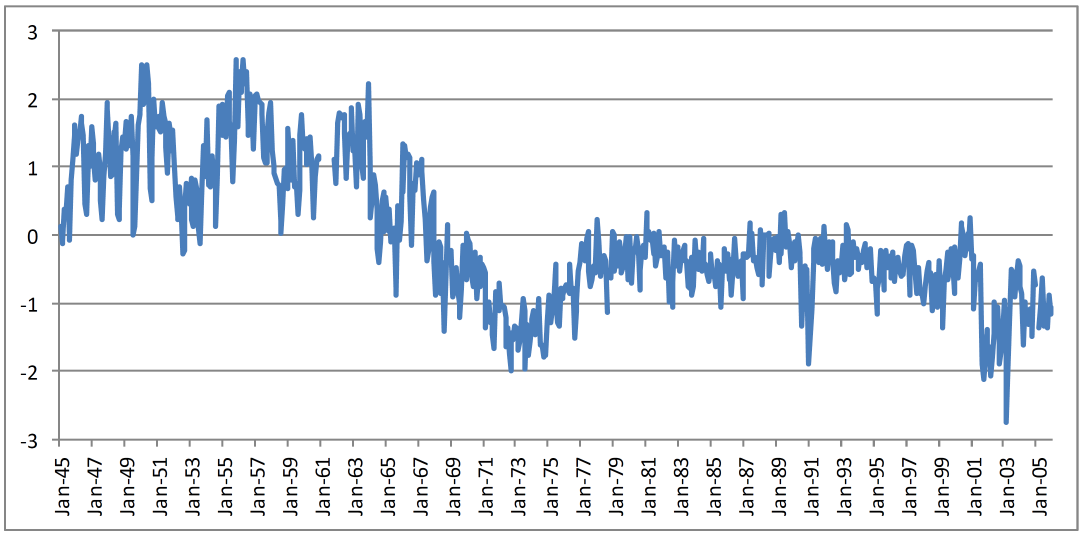
#> input picture figures/4-1/data/candidates/leetaru_2011_figure10_nyt.png, 3247 x 1609 px (shown at 1/3 size)
$ python build_figure_4_1_evidence.py
#> lines starting #> are read from the running program, lines starting #| are printed output that depends on the picture
"""Build a source-evidence panel without extracting or reconstructing data."""
from pathlib import Path
import textwrap

from PIL import Image, ImageDraw, ImageFont


ROOT = Path(__file__).resolve().parents[1]
FIG = ROOT / "figures" / "4-1"
OUT = FIG / "plots" / "comparisons" / "figure_4_1_source_evidence.png"


def font(size: int):
    for candidate in ("/System/Library/Fonts/Helvetica.ttc", "/usr/share/fonts/truetype/dejavu/DejaVuSans.ttf"):
        if Path(candidate).exists():
            return ImageFont.truetype(candidate, size)
    return ImageFont.load_default()


def main() -> None:
    paths = [
        FIG / "data" / "candidates" / "leetaru_2011_figure10_nyt.png",
        FIG / "data" / "candidates" / "leetaru_2011_figure11_swb.png",
    ]
    images = [Image.open(path).convert("RGB") for path in paths]
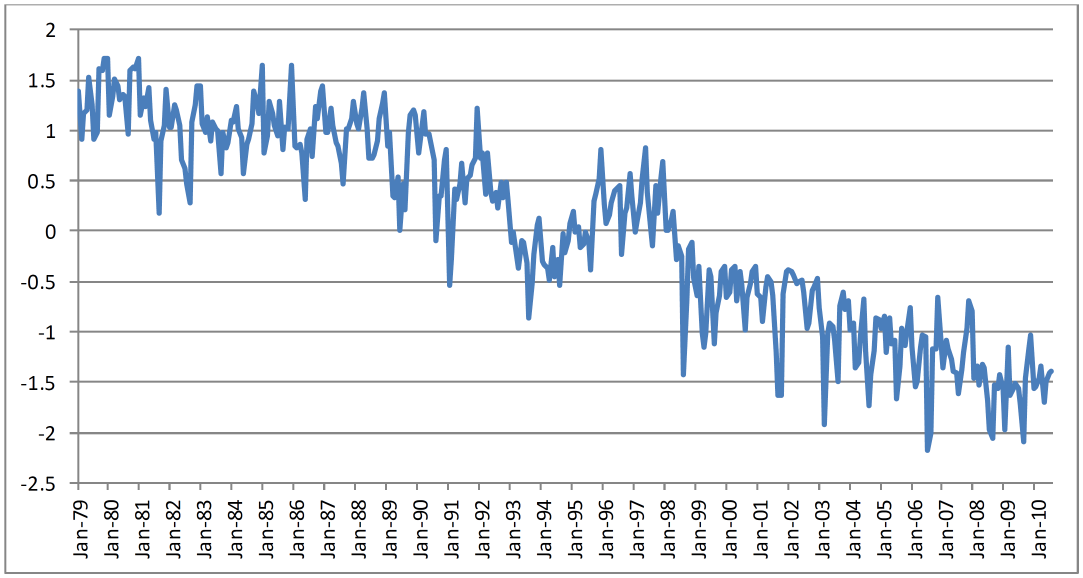
#> input picture figures/4-1/data/candidates/leetaru_2011_figure11_swb.png, 3247 x 1733 px (shown at 1/3 size)
#> images = 2 items
    width = 1800
    margin = 70
    chart_width = width - 2 * margin
    resized = []
    for image in images:
        height = round(image.height * chart_width / image.width)
        resized.append(image.resize((chart_width, height), Image.Resampling.LANCZOS))
#> this loop made 2 passes
#> height on passes 1 to 2: 823, 886
#> after the loop, resized = 2 items
    title_h, label_h, gap, footer_h = 125, 55, 55, 145
    height = title_h + sum(image.height + label_h for image in resized) + gap + footer_h
#> height = 2144
    canvas = Image.new("RGB", (width, height), "white")
#> canvas: PIL image 1800x2144 RGB; every value is 255
    draw = ImageDraw.Draw(canvas)
    draw.text((margin, 35), "Figure 4-1 source evidence (not a reconstruction)", fill="#111111", font=font(40))
    y = title_h
    labels = [
        "Leetaru 2011, Figure 10: New York Times monthly tone, 1945-2005",
        "Leetaru 2011, Figure 11: Summary of World Broadcasts monthly tone, 1979-July 2010",
    ]
    for label, image in zip(labels, resized):
        draw.text((margin, y), label, fill="#222222", font=font(26))
        y += label_h
        canvas.paste(image, (margin, y))
        y += image.height
#> this loop made 2 passes
#> y on passes 1 to 2: 1003, 1944
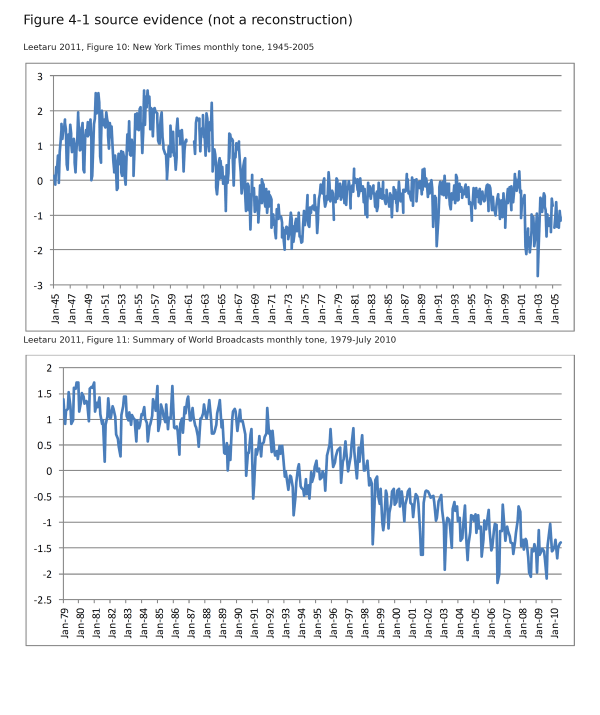
#> canvas: PIL image 1800x2144 RGB (shown at 1/3 size); mean R, G, B 237.8, 240.7, 244.2
#> after the loop, y = 1944
    y += gap
#> y = 1999
    footer = (
        "Pinker combined these two published source series on a -3 to 3 axis labeled 1945-2010. "
        "The monthly values were not published; pixels were not converted into data, and no successor extension is shown."
    )
    footer = "\n".join(textwrap.wrap(footer, width=112))
    draw.multiline_text((margin, y), footer, fill="#333333", font=font(25), spacing=8)
    OUT.parent.mkdir(parents=True, exist_ok=True)
    canvas.save(OUT, optimize=True)
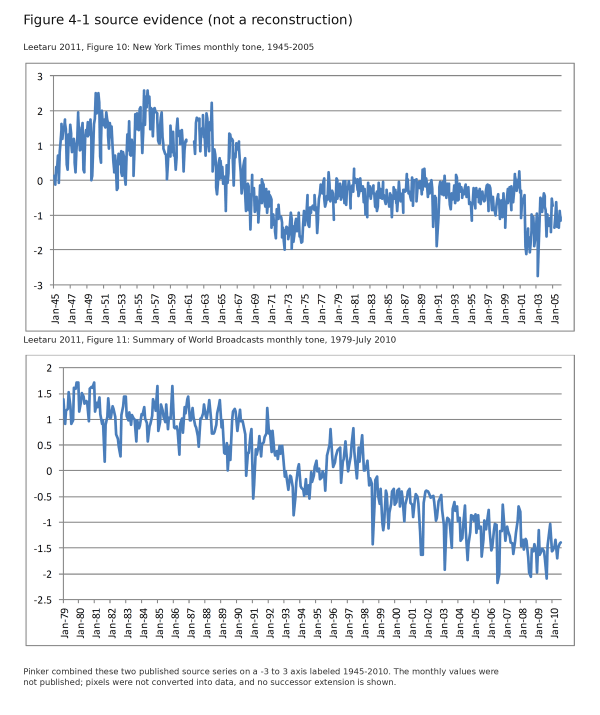
#> saved as figure_4_1_source_evidence.png: PIL image 1800x2144 RGB (shown at 1/3 size); mean R, G, B 237.1, 240.1, 243.5


if __name__ == "__main__":
    main()
